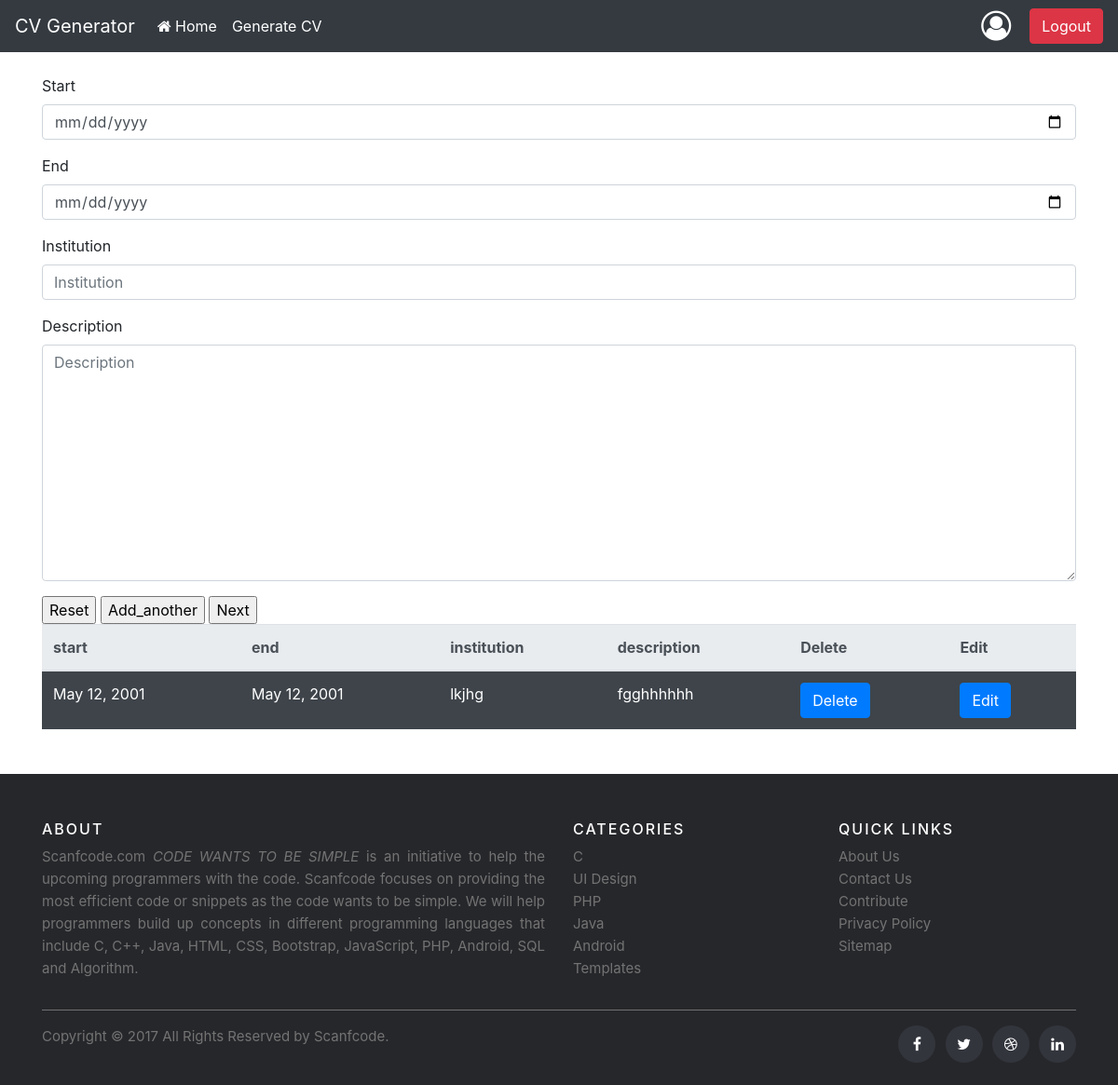
The page /experience_view/1/ on the database its author committed.
### cvsite/models.py (models this page shows)
class Experience(models.Model):
    start = models.DateField()
    end = models.DateField()
    institution = models.CharField(max_length=100)
    description = models.TextField(blank=True)
    data = models.ForeignKey(Data, on_delete=models.CASCADE)

### cvsite/views.py (the view, shortened to what this page needs)
# urls.py: path('experience_view/<data>/', experience_view, name='experience'),
def experience_view(request, data=None):
    myexperience = Experience.objects.all().filter(data=data)
    if 'next' in request.POST:
        if request.method == 'POST':
            form = ExperienceForm(request.POST)
            if form.is_valid():
                exp = form.save(commit=False)
                exp.data_id = data
                exp.save()
                return redirect('education', data=data)
    else:
        form = ExperienceForm()
    return render(request, 'form_experience.html', {'form': form, 'myexp': myexperience, })

### cvsite/forms.py
class ExperienceForm(forms.ModelForm):
    class Meta:
        model = Experience
        fields = '__all__'
        widgets = {'start': DateInput(), 'end': DateInput()}
        exclude = ['data']

### templates/form_experience.html (shortened to what this page needs)
{% extends 'base.html' %}
{% load bootstrap4 %}
{% block content %}
    <form action="" method="post">
    {% bootstrap_form form %}
    <input type="reset" value="Reset" />
    <input type="submit" name="add" value="Add_another" />
    <input type="submit" name="next" value="Next" />
    </form>
    <table class="table table-striped table-dark">
    <thead class="thead-light">
        <tr>
        <th>start</th>
        <th>end</th>
        <th>institution</th>
        <th>description</th>
        <th>Delete</th>
        <th>Edit</th>
        </tr>
    </thead>{% for element in myexp %}
            <tr>
            <td>{{ element.start }}</td>
            <td>{{ element.end }}</td>
            <td>{{ element.institution }}</td>
            <td>{{ element.description }}</td>
            <td><a name="css" href="{% url 'experience_del' data=element.data_id pk=element.id %}"
                   class="btn btn-primary btn-xs">Delete</a></td>
            <td><a name="css" href="{% url 'experience_edit' data=element.data_id pk=element.id %}"
                   class="btn btn-primary btn-xs">Edit</a></td>
            </tr>
        {% endfor %}
    </table>
{% endblock %}

### rows shown on the page
Experience: start "May 12, 2001", end "May 12, 2001", institution "lkjhg", description "fgghhhhhh"
